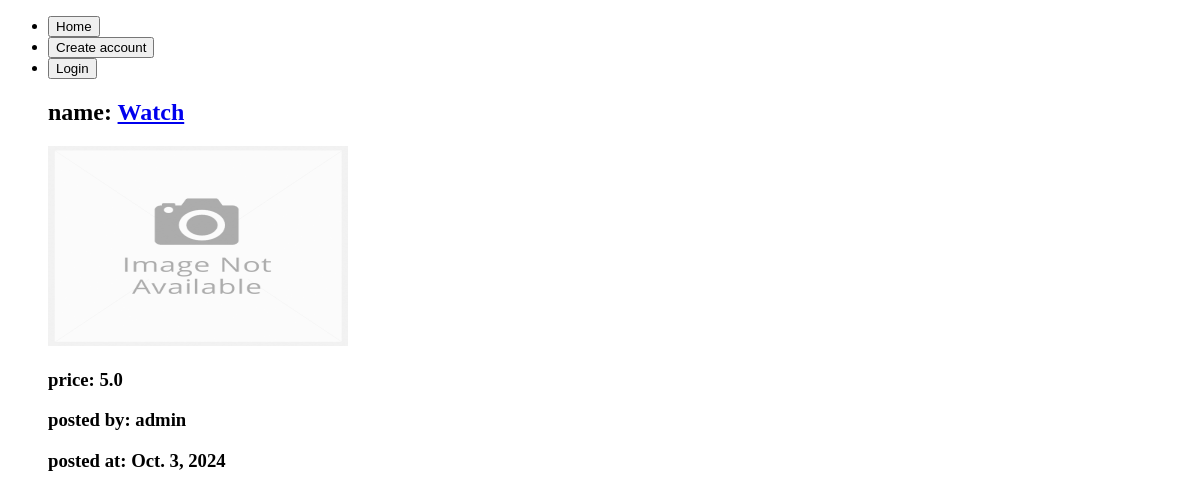
The app's page /, older data.
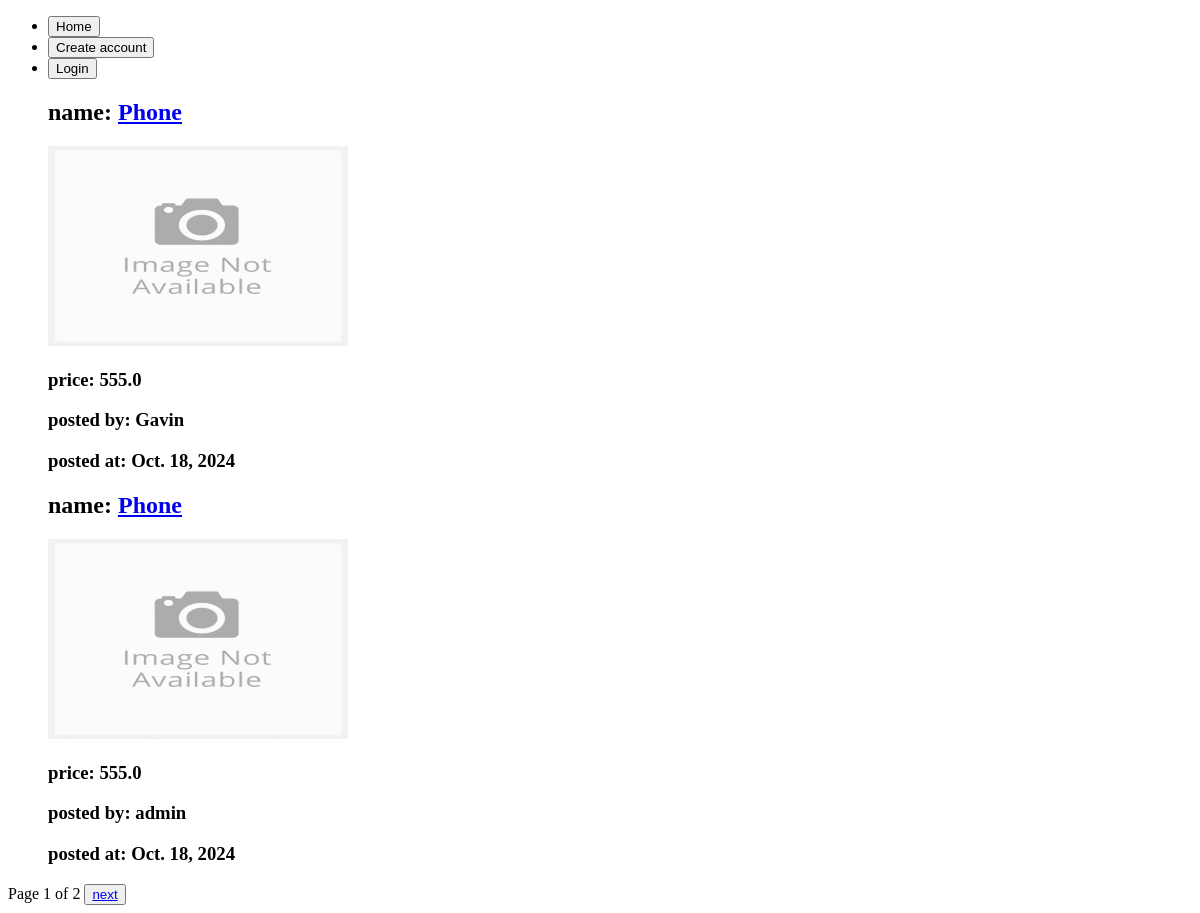
The same page, newer data.
### main/models.py (models this page shows, shortened)
class Item(models.Model):
    name = models.CharField(max_length=200)
    image = models.ImageField(upload_to='products/images/', default='products/images/default.jpg')
    price = models.FloatField()
    quantity = models.IntegerField()
    description = models.TextField()
    added_time = models.DateField(auto_now_add=True)
    posted_by = models.ForeignKey(User, on_delete=models.CASCADE)

### main/views.py (the view)
# urls.py: path('', ItemListView.as_view(), name='home'),
class ItemListView(ListView):
    model = Item
    template_name = 'main/index.html'
    context_object_name = 'items'
    paginate_by = 2
    def get_queryset(self):
        return Item.objects.order_by('-added_time')

### main/templates/main/index.html (shortened to what this page needs)
{% extends "main/base.html" %}
    {% block content %}
        {% for item in items %}
        <ul>
            <h2> name: <a href=" {% url 'item-detail' item.id %} "> {{ item.name }} </a> </h3>
            <img src="{{ item.image.url }}" alt="{{ item.title }}" style="width:300px; height:200px;" >
            <h3> price: {{ item.price }}</h3>
            <h3> posted by: {{ item.posted_by.username }}</h3>
            <h3> posted at: {{ item.added_time }}</h3>
        </ul>
        {% endfor %}
        {% if is_paginated %}
            <span>Page {{ page_obj.number }} of {{ page_obj.paginator.num_pages }}</span>
            {% if page_obj.has_next %}
                <button><a href="?page={{ page_obj.next_page_number }}">next</a></button>
            {% endif %}
        {% endif %}
    {% endblock %}

### main/templates/main/base.html (shortened to what this page needs)
<!DOCTYPE html>
<html lang="en">
<head>
</head>
<body>
    <ul>
        <li>
            <a href=" {% url 'home' %} "> <button> Home </button> </a>
        </li>
        {% if user.is_authenticated %}
        <li>
            <a href=" {% url 'logout' %} "> <button> Logout </button> </a>
        </li>
        <li>
            <a href=" {% url 'profile' %} "> <button> Profile </button> </a>
        </li>
        <li>
            <a href=" {% url 'item-create' %} "> <button> Add post </button> </a>
        </li>
        {% else %}
        <li>
            <a href=" {% url 'register' %} "> <button> Create account </button> </a>
        </li>
        <li>
            <a href=" {% url 'login' %} "> <button> Login </button> </a>
        </li>
        {% endif %}
    </ul>
    {% block content %}
    {% endblock %}
</body>
</html>

Row changes from the older to the newer data that the page shows:
removed Item: name "Watch", image (placeholder picture), price "5.0", posted_by.username "admin", added_time "Oct. 3, 2024"
added Item: name "Phone", image (placeholder picture), price "555.0", posted_by.username "Gavin", added_time "Oct. 18, 2024"
added Item: name "Phone", image (placeholder picture), price "555.0", posted_by.username "admin", added_time "Oct. 18, 2024"
Text that changed along with them:
{{ page_obj.number }}: (not shown) → "1"
{{ page_obj.paginator.num_pages }}: (not shown) → "2"
text now shown: "Page of next"
